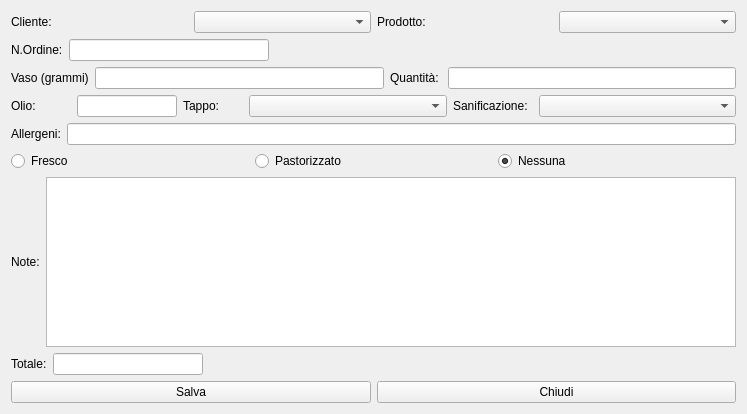
<?xml version="1.0" encoding="UTF-8"?>
<ui version="4.0">
 <class>HWpManager</class>
 <widget class="QWidget" name="HWpManager">
  <property name="windowModality">
   <enum>Qt::ApplicationModal</enum>
  </property>
  <property name="geometry">
   <rect>
    <x>0</x>
    <y>0</y>
    <width>747</width>
    <height>414</height>
   </rect>
  </property>
  <property name="windowTitle">
   <string>Aggiungi riga programmazione</string>
  </property>
  <property name="windowIcon">
   <iconset resource="icons.qrc">
    <normaloff>:/Resources/Pencil.PNG</normaloff>:/Resources/Pencil.PNG</iconset>
  </property>
  <layout class="QVBoxLayout" name="verticalLayout">
   <item>
    <layout class="QGridLayout" name="gridLayout">
     <item row="0" column="0">
      <widget class="QLabel" name="label_2">
       <property name="text">
        <string>Cliente:</string>
       </property>
      </widget>
     </item>
     <item row="0" column="1">
      <widget class="QComboBox" name="cbCliente"/>
     </item>
     <item row="0" column="2">
      <widget class="QLabel" name="label_3">
       <property name="text">
        <string>Prodotto:</string>
       </property>
      </widget>
     </item>
     <item row="0" column="3">
      <widget class="QComboBox" name="cbProdotto"/>
     </item>
    </layout>
   </item>
   <item>
    <layout class="QFormLayout" name="formLayout">
     <item row="0" column="0">
      <widget class="QLabel" name="label_9">
       <property name="text">
        <string>N.Ordine:</string>
       </property>
      </widget>
     </item>
     <item row="0" column="1">
      <widget class="QLineEdit" name="leNumOrd">
       <property name="maximumSize">
        <size>
         <width>200</width>
         <height>16777215</height>
        </size>
       </property>
      </widget>
     </item>
    </layout>
   </item>
   <item>
    <layout class="QGridLayout" name="gridLayout_4">
     <item row="0" column="0">
      <widget class="QLabel" name="label_4">
       <property name="text">
        <string>Vaso (grammi)</string>
       </property>
      </widget>
     </item>
     <item row="0" column="1">
      <widget class="QLineEdit" name="leVaso"/>
     </item>
     <item row="0" column="2">
      <widget class="QLabel" name="label">
       <property name="text">
        <string>Quantità: </string>
       </property>
      </widget>
     </item>
     <item row="0" column="3">
      <widget class="QLineEdit" name="leQuant"/>
     </item>
    </layout>
   </item>
   <item>
    <layout class="QGridLayout" name="gridLayout_3">
     <item row="0" column="0">
      <widget class="QLabel" name="label_6">
       <property name="maximumSize">
        <size>
         <width>60</width>
         <height>16777215</height>
        </size>
       </property>
       <property name="text">
        <string>Olio:</string>
       </property>
      </widget>
     </item>
     <item row="0" column="1">
      <widget class="QLineEdit" name="leOlio">
       <property name="maximumSize">
        <size>
         <width>100</width>
         <height>16777215</height>
        </size>
       </property>
      </widget>
     </item>
     <item row="0" column="2">
      <widget class="QLabel" name="label_5">
       <property name="maximumSize">
        <size>
         <width>60</width>
         <height>16777215</height>
        </size>
       </property>
       <property name="text">
        <string>Tappo:</string>
       </property>
      </widget>
     </item>
     <item row="0" column="3">
      <widget class="QComboBox" name="cbTappo"/>
     </item>
     <item row="0" column="4">
      <widget class="QLabel" name="label_8">
       <property name="maximumSize">
        <size>
         <width>80</width>
         <height>16777215</height>
        </size>
       </property>
       <property name="text">
        <string>Sanificazione:</string>
       </property>
      </widget>
     </item>
     <item row="0" column="5">
      <widget class="QComboBox" name="cbSanty"/>
     </item>
    </layout>
   </item>
   <item>
    <layout class="QFormLayout" name="formLayout_2">
     <item row="0" column="0">
      <widget class="QLabel" name="label_10">
       <property name="text">
        <string>Allergeni:</string>
       </property>
      </widget>
     </item>
     <item row="0" column="1">
      <widget class="QLineEdit" name="leAllergeni"/>
     </item>
    </layout>
   </item>
   <item>
    <layout class="QGridLayout" name="gridLayout_2">
     <item row="0" column="0">
      <widget class="QRadioButton" name="rbFresh">
       <property name="text">
        <string>Fresco</string>
       </property>
       <property name="checked">
        <bool>false</bool>
       </property>
      </widget>
     </item>
     <item row="0" column="1">
      <widget class="QRadioButton" name="rbPastorized">
       <property name="text">
        <string>Pastorizzato</string>
       </property>
      </widget>
     </item>
     <item row="0" column="2">
      <widget class="QRadioButton" name="rbNone">
       <property name="text">
        <string>Nessuna</string>
       </property>
       <property name="checked">
        <bool>true</bool>
       </property>
      </widget>
     </item>
    </layout>
   </item>
   <item>
    <layout class="QHBoxLayout" name="horizontalLayout_2">
     <item>
      <widget class="QLabel" name="label_11">
       <property name="text">
        <string>Note:</string>
       </property>
      </widget>
     </item>
     <item>
      <widget class="QPlainTextEdit" name="ptNote"/>
     </item>
    </layout>
   </item>
   <item>
    <layout class="QHBoxLayout" name="horizontalLayout_3">
     <item>
      <widget class="QLabel" name="label_7">
       <property name="text">
        <string>Totale:</string>
       </property>
      </widget>
     </item>
     <item>
      <widget class="QLineEdit" name="leTotal">
       <property name="maximumSize">
        <size>
         <width>150</width>
         <height>16777215</height>
        </size>
       </property>
      </widget>
     </item>
     <item>
      <spacer name="horizontalSpacer">
       <property name="orientation">
        <enum>Qt::Horizontal</enum>
       </property>
       <property name="sizeHint" stdset="0">
        <size>
         <width>40</width>
         <height>20</height>
        </size>
       </property>
      </spacer>
     </item>
    </layout>
   </item>
   <item>
    <layout class="QHBoxLayout" name="horizontalLayout">
     <item>
      <widget class="QPushButton" name="pbSave">
       <property name="text">
        <string>Salva</string>
       </property>
       <property name="icon">
        <iconset resource="icons.qrc">
         <normaloff>:/Resources/save-icon.png</normaloff>:/Resources/save-icon.png</iconset>
       </property>
       <property name="iconSize">
        <size>
         <width>32</width>
         <height>32</height>
        </size>
       </property>
      </widget>
     </item>
     <item>
      <widget class="QPushButton" name="pbClose">
       <property name="text">
        <string>Chiudi</string>
       </property>
       <property name="icon">
        <iconset resource="icons.qrc">
         <normaloff>:/Resources/Actions-window-close-icon.png</normaloff>:/Resources/Actions-window-close-icon.png</iconset>
       </property>
       <property name="iconSize">
        <size>
         <width>32</width>
         <height>32</height>
        </size>
       </property>
      </widget>
     </item>
    </layout>
   </item>
  </layout>
 </widget>
 <resources>
  <include location="icons.qrc"/>
 </resources>
 <connections/>
</ui>
